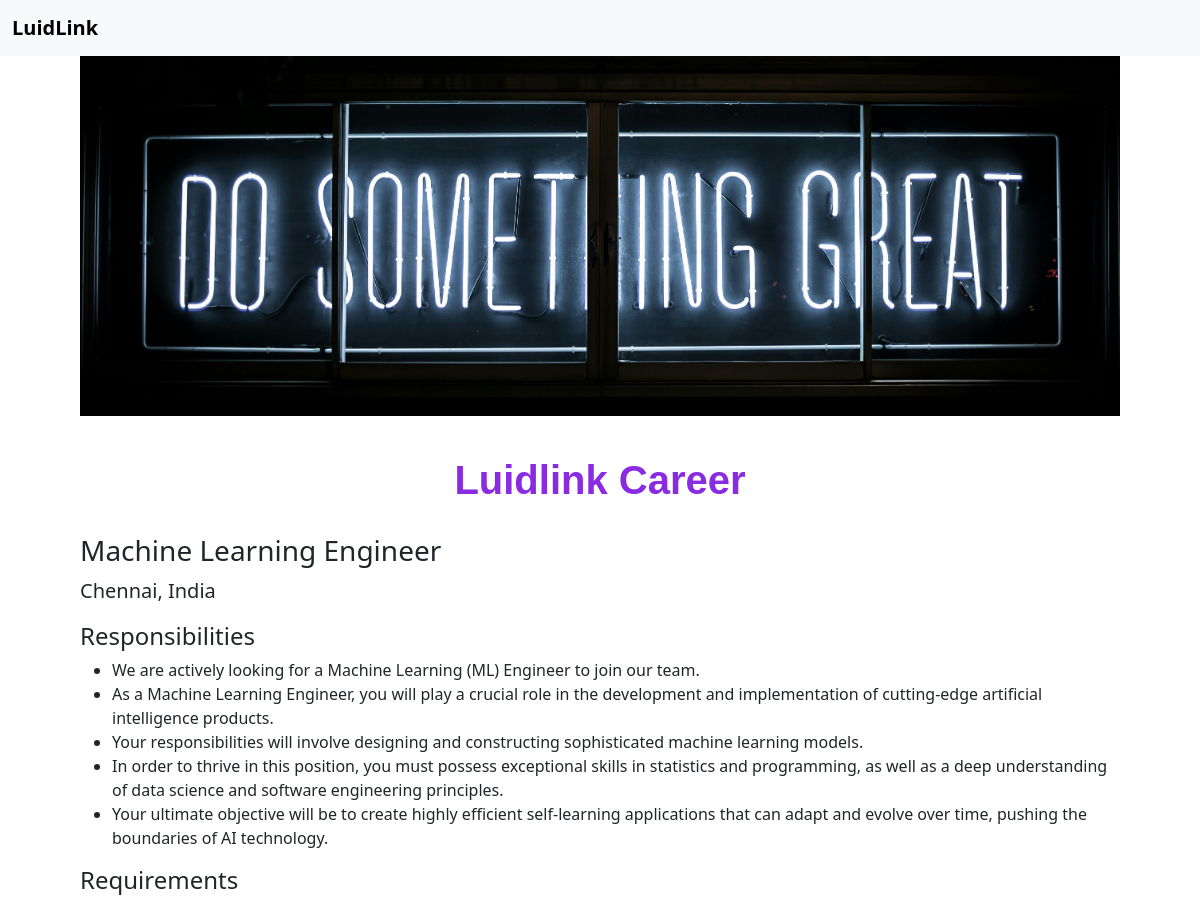
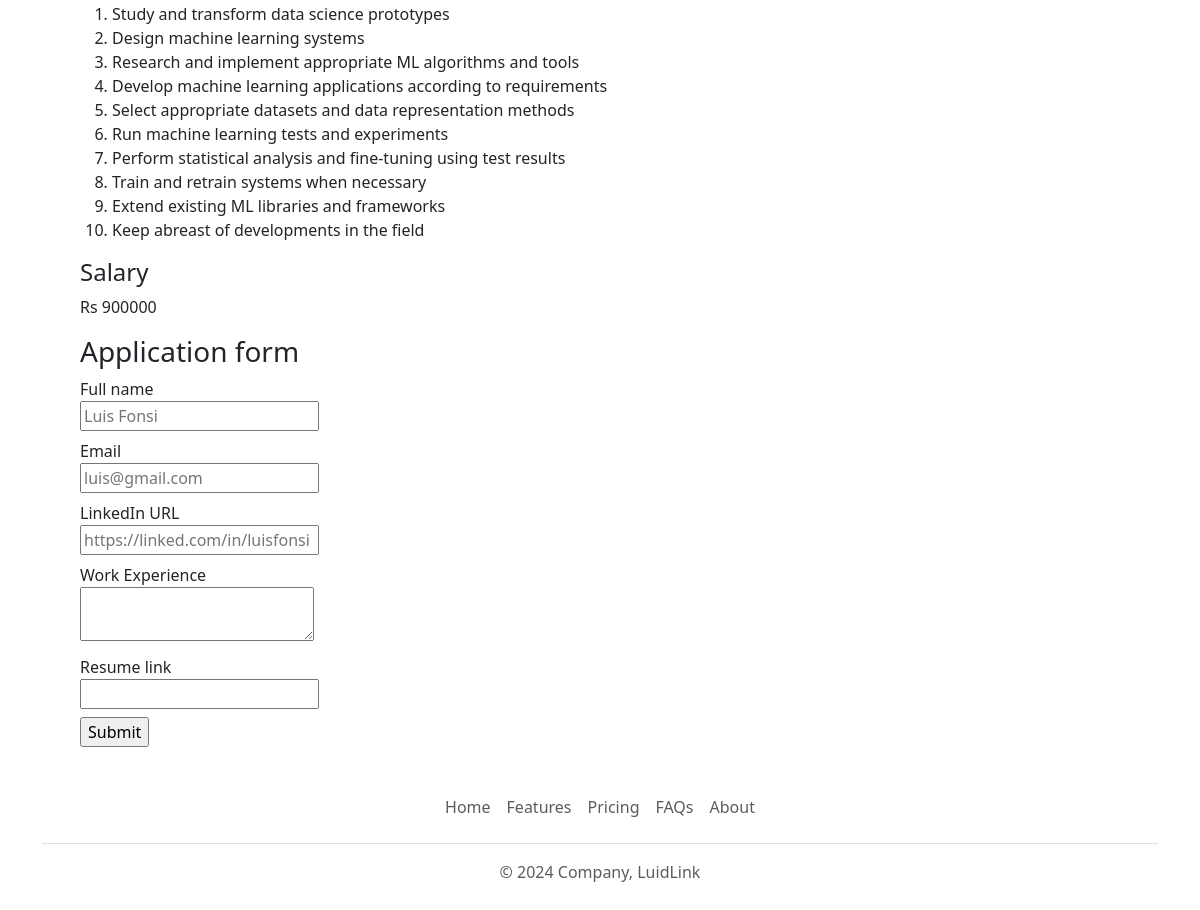
/job/1, run on the app's committed database (2 pictures, top to bottom).
### tables this page shows
CREATE TABLE jobs
            (id INT NOT NULL PRIMARY KEY, title VARCHAR(250) NOT NULL, location VARCHAR(250) NOT NULL, salary INT, currency VARCHAR(250), responsibilities VARCHAR(2000), requirements VARCHAR(2000));

### app.py (the view)
@app.route("/job/<id>")
def show_job(id):
    job = load_job_from_db(id)
    if not job:
        return "Not found", 404
    return render_template('jobpage.html', job=job)

### database.py (called while the page is built)
def load_job_from_db(id):
    conn = sqlite3.connect("luidlinkcareer.db")
    cursor = conn.cursor()
    get_data = f"SELECT * FROM jobs WHERE id = '{id}'"
    cursor.execute(get_data)
    vals = cursor.fetchall()
    if len(vals) == 0:
        return None
    else:
        def tuples_to_dict(keys, values):
            return dict(zip(keys, values))
        keys = [description[0] for description in cursor.description]
        jobs = [tuples_to_dict(keys, val) for val in vals]
        return jobs[0]

### templates/jobpage.html (shortened to what this page needs)
<!DOCTYPE html>
<html lang="en">
<head>
    {% include 'bootstrap.html' %}
</head>
<body>
    {% include 'newnav.html' %}
    <div id="container">
        {% include 'banner.html' %}
        <h1>Luidlink Career</h1>
        <h3>{{job.title}}</h3>
        <p class="lead mt-0">{{job.location}}</p>
        <h4>Responsibilities</h4>
        <ul>
            {% for line in job.responsibilities.split("\n") %}
                <li>{{line}}</li>
            {% endfor %}
        </ul>
        <h4>Requirements</h4>
        <ol>
            {% for line in job.requirements.split("\n") %}
                <li>{{line}}</li>
            {% endfor %}
        </ol>
        <h4>Salary</h4>
        <p>{{job.currency}} {{job.salary}}</p>
        {% include 'application_form.html' %}
    </div>
    {% include 'footer.html' %}
</body>
</html>

### templates/jobpage.html (style rules this page uses)
#container { padding: 0 80px 0 80px; }
h1 { font-size: 40px; font-family: 'Franklin Gothic Medium', 'Arial Narrow', Arial, sans-serif; font-weight: bold; color: blueviolet; text-align: center; margin-top: 40px; margin-bottom: 30px; }

### data on the page
jobs: title "Machine Learning Engineer", location "Chennai, India", currency "Rs", salary "900000"

### other printed values
{{ line }} "We are actively looking for a Machine Learning (ML) Engineer to join our team." "As a Machine Learning Engineer, you will play a crucial role in the development and implementation of cutting-edge artificial intelligence products." "Your responsibilities will involve designing and constructing sophisticated machine learning models." "In order to thrive in this position, you must possess exceptional skills in statistics and programming, as well as a deep understanding of data science and software engineering principles." "Your ultimate objective will be to create highly efficient self-learning applications that can adapt and evolve over time, pushing the boundaries of AI technology."
{{ line }} "Study and transform data science prototypes" "Design machine learning systems" "Research and implement appropriate ML algorithms and tools" "Develop machine learning applications according to requirements" "Select appropriate datasets and data representation methods" "Run machine learning tests and experiments" "Perform statistical analysis and fine-tuning using test results" "Train and retrain systems when necessary" "Extend existing ML libraries and frameworks" "Keep abreast of developments in the field"
